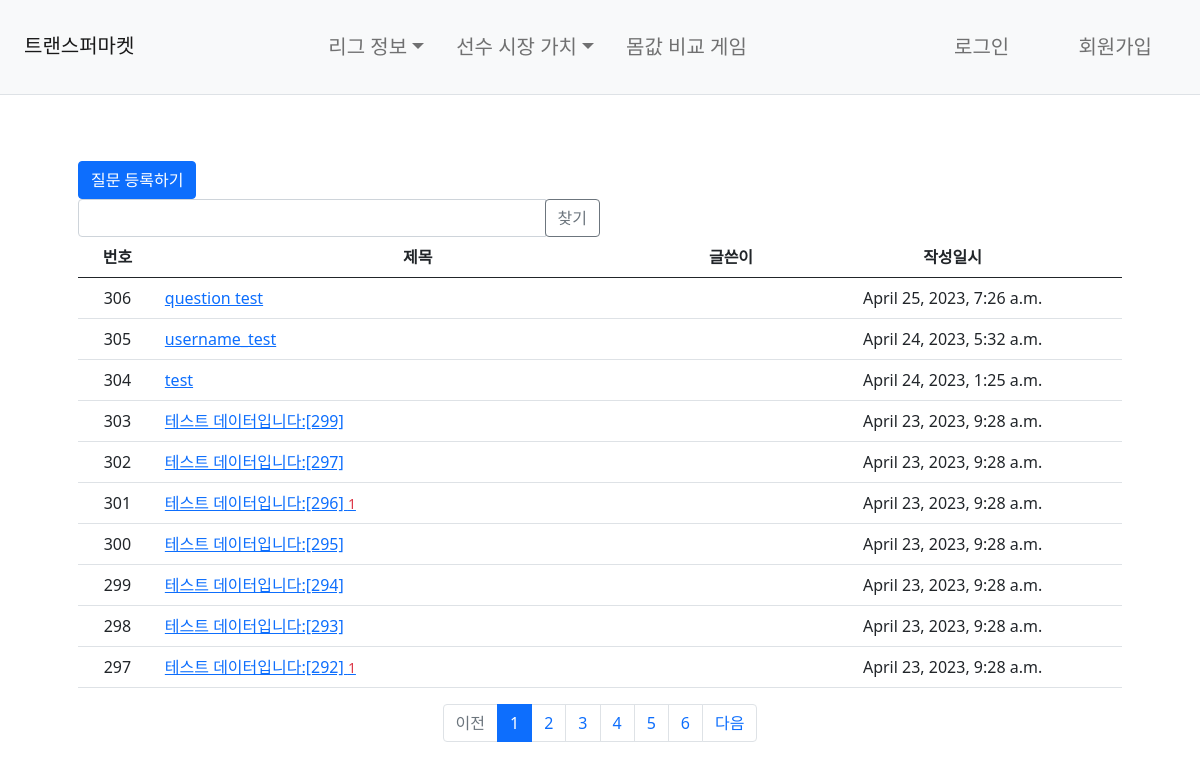
Screenshot of /pybo/ with the database file from the repository.
### pybo/models.py (models this page shows, shortened)
class Question(models.Model):
    author = models.ForeignKey(User, on_delete=models.CASCADE, related_name='author_question')
    subject = models.CharField(max_length=200)
    content = models.TextField()
    create_date = models.DateTimeField()
    modify_date = models.DateTimeField(null=True, blank=True)
    voter = models.ManyToManyField(User, related_name='voter_question')    # 추천인 추가

### pybo/views/base_views.py (the view, shortened to what this page needs)
# urls.py: path('', base_views.index, name='index'),  # '/' 에 해당되는 path
def index(request):
    page = request.GET.get('page', '1')  # 페이지
    kw = request.GET.get('kw', '')  # 검색어
    question_list = Question.objects.order_by('-create_date')
    paginator = Paginator(question_list, 10)  # 페이지당 10개씩 보여주기
    page_obj = paginator.get_page(page)
    context = {'question_list': page_obj}
    return render(request, 'pybo/question_list.html', context)

### pybo/templatetags/pybo_filter.py (called while the page is built)
@register.filter
def sub(value, arg):
    return value - arg

### templates/pybo/question_list.html (shortened to what this page needs)
{% extends 'base.html' %}
{% load pybo_filter %}
{% load static %}
{% block content %}
<div class="container my-3">
  <div class="row-my-3">
    <div class="col-6">
      <a href="{% url 'pybo:question_create' %}" class="btn btn-primary">질문 등록하기</a>
    </div>
    <div class="col-6">
      <div class="input-group">
        <input type="text" id="search_kw" class="form-control" value="{{ kw|default_if_none:'' }}">
        <div class="input-group-append">
          <button class="btn btn-outline-secondary" type="button" id="btn_search">찾기</button>
        </div>
      </div>
    </div>
  </div>
  <table class="table">
    <thead>
    <tr class="text-center thead-dark">
      <th> 번호 </th>
      <th style="width: 50%">제목</th>
      <th> 글쓴이 </th>
      <th> 작성일시 </th>
    </tr>
    </thead>
    <tbody>
    {% if question_list %}
    {% for question in question_list %}
    <tr class="text-center">
      <td>
        {{ question_list.paginator.count|sub:question_list.start_index|sub:forloop.counter0|add:1 }}</td>
      <td class="text-start">
        <a href="{% url 'pybo:detail' question.id %}">
          {{ question.subject }}
          {% if question.answer_set.count > 0 %}
          <span class="text-danger small ml-2">
            {{ question.answer_set.count }}
          </span>
          {% endif %}
        </a>
      </td>
      <td>{{ question.quthor.username }}</td>
      <td>{{ question.create_date }}</td>
    </tr>
    {% endfor %}
    {% else %}
    <tr>
      <td colspan="4"> 질문이 없습니다. </td>
    </tr>
    {% endif %}
    </tbody>
  </table>
  <ul class="pagination justify-content-center">
    {% if question_list.has_previous %}
    <li class="page-item">
      <a class="page-link" data-page="{{ question_list.previous_page_number }}"
         href="javascript:void(0)">
        이전
      </a>
    </li>
    {% else %}
    <li class="page-item disabled">
      <a class="page-link" tabindex="-1" aria-disabled="true" href="javascript:void(0)">
        이전
      </a>
    </li>
    {% endif %}
    {% for page_number in question_list.paginator.page_range %}
    {% if page_number >= question_list.number|add:-5 and page_number <= question_list.number|add:5 %}
      {% if page_number == question_list.number %}
      <li class="page-item active" aria-current="page">
        <a class="page-link" data-page="{{ page_number }}"
           href="javascript:void(0)">
          {{ page_number }}
        </a>
      </li>
    {% else %}
    <li class="page-item">
      <a class="page-link" data-page="{{ page_number }}"
         href="javascript:void(0)">
        {{ page_number }}
      </a>
    </li>
    {% endif %}
    {% endif %}
    {% endfor %}
  {% if question_list.has_next %}
  <li class="page-item">
    <a class="page-link" data-page="{{ question_list.next_page_number }}"
       href="javascript:void(0)">
      다음
    </a>
  </li>
  {% else %}
    <li class="page-item disabled">
      <a class="page-link" tabindex="-1" aria-disabled="true" href="javascript:void(0)">
        다음
      </a>
    </li>
    {% endif %}
  </ul>
</div>
{% endblock %}

### templates/base.html (shortened to what this page needs)
<!doctype html>
{% load static %}
<html lang="ko">
<head>
  <link rel="stylesheet" type="text/css" href="{% static 'bootstrap.min.css' %}">
  <link rel="stylesheet" type="text/css" href="{% static 'style.css' %}">
</head>
<body>
{% include "navbar.html" %}
<div class="container">
  {% block content %}
  {% endblock %}
</div>
</body>
</html>

### templates/navbar.html (shortened to what this page needs)
<!DOCTYPE html>
<html lang="en">
<head>
    <link rel="stylesheet" href="https://cdnjs.cloudflare.com/ajax/libs/twitter-bootstrap/5.0.2/css/bootstrap.min.css">
</head>
<body>
<nav class="navbar navbar-expand-lg navbar-light bg-light border-bottom">
 <div class="container-fluid">
  <h3><a class="navbar-brand" style="font-size: 20px" href="{% url 'pybo:index' %}">트랜스퍼마켓</a></h3>
  <nav class="navbar navbar-expand-lg navbar-light bg-light" style="padding: 1rem 0;">
    <div class="header_mn">
      <ul class="navbar-nav me-auto mb-2 mb-lg-0">
        <li class="nav-item dropdown">
          <a class="nav-link dropdown-toggle" href="#" id="league-information-dropdown"
             role="button" data-toggle="dropdown" aria-haspopup="true"
             aria-expanded="false">리그 정보</a>
        </li>
        <li class="nav-item dropdown">
          <a class="nav-link dropdown-toggle" href="#" id="market-value-dropdown"
             role="button" data-toggle="dropdown" aria-haspopup="true"
             aria-expanded="false">선수 시장 가치</a>
        </li>
        <li class="nav-item">
          <a class="nav-link" href="https://www.transfermarkt.com/whatsMyValue">몸값 비교 게임</a>
        </li>
      </ul>
    </div>
  </nav>
  <div class="collapse navbar-collapse flex-grow-0" id="navbarNav">
      <ul class="navbar-nav ms-auto">
          <li class="nav-item mx-3">
              {% if user.is_authenticated %}
              <a class="nav-link" href="{% url 'common:logout' %}">
                  {{ user.username }} (로그아웃)</a>
              {% else %}
              <a class="nav-link" href="{% url 'common:login' %}"> 로그인 </a>
              {% endif %}
          </li>
          <li class="nav-item mx-3">
              {% if not user.is_authenticated %}
              <a class="nav-link" href="{% url 'common:signup' %}"> 회원가입 </a>
              {% endif %}
          </li>
      </ul>
  </div>
 </div>
</nav>
<header>
</header>
</body>
</html>

### templates/base.html (style rules this page uses)
.navbar-brand, .navbar-nav li a { font-size: 20px; }

### templates/navbar.html (style rules this page uses)
header { display: flex; justify-content: center; align-items: center; height: 50px; border-bottom: 1px solid white; }
.navbar { font-size: 20px; }
.nav-link::before { content: ''; display: inline-block; width: 0.5rem; height: 0.5rem; margin-right: 0.5rem; border-radius: 50%; }

### rows the page displays
Question: paginator.count|sub "306", subject "question test", create_date "April 25, 2023, 7:26 a.m."
Question: paginator.count|sub "305", subject "username_test", create_date "April 24, 2023, 5:32 a.m."
Question: paginator.count|sub "304", subject "test", create_date "April 24, 2023, 1:25 a.m."
Question: paginator.count|sub "303", subject "테스트 데이터입니다:[299]", create_date "April 23, 2023, 9:28 a.m."
Question: paginator.count|sub "302", subject "테스트 데이터입니다:[297]", create_date "April 23, 2023, 9:28 a.m."
Question: paginator.count|sub "301", subject "테스트 데이터입니다:[296]", answer_set.count "1", create_date "April 23, 2023, 9:28 a.m."
Question: paginator.count|sub "300", subject "테스트 데이터입니다:[295]", create_date "April 23, 2023, 9:28 a.m."
Question: paginator.count|sub "299", subject "테스트 데이터입니다:[294]", create_date "April 23, 2023, 9:28 a.m."
Question: paginator.count|sub "298", subject "테스트 데이터입니다:[293]", create_date "April 23, 2023, 9:28 a.m."
Question: paginator.count|sub "297", subject "테스트 데이터입니다:[292]", answer_set.count "1", create_date "April 23, 2023, 9:28 a.m."

### other values shown
{{ page_number }} "1"
{{ page_number }} "2" "3" "4" "5" "6"
